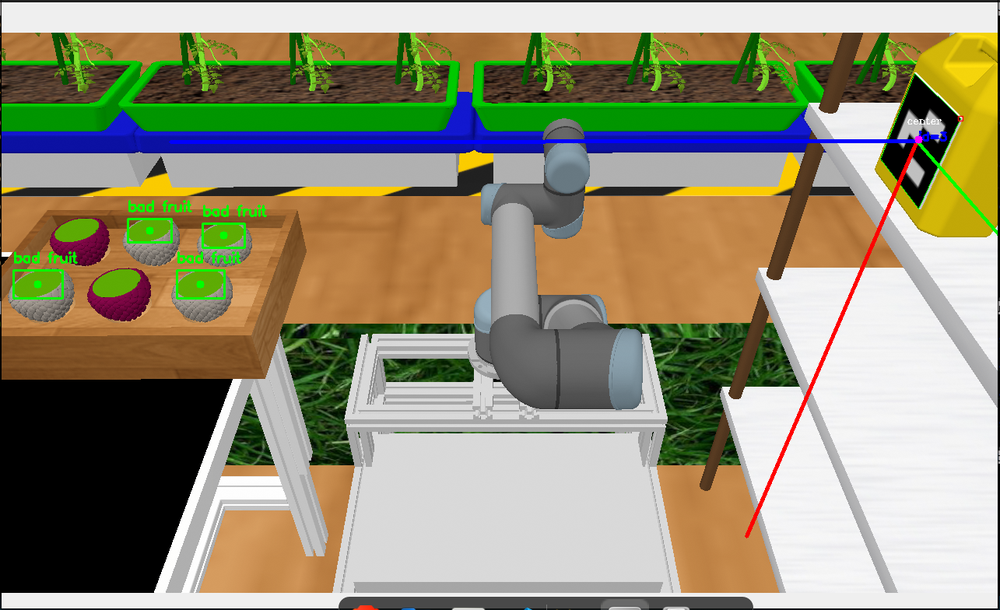
#> input picture nav2/nav2/image.png, 1000 x 610 px, shrunk from 1285 x 784 before the run, found by its file name
$ python tracker.py
#> lines starting #> are read from the running program, lines starting #| are printed output that depends on the picture; after the words box and inside, x2 and y2 are one past the last pixel; in counts of white or black regions, pixels touching at a corner belong together
import cv2
import numpy as np

def nothing(x):
    pass

# ==== Change this path to your image ====
image_path = "nav2/nav2/image.png"   # relative path
frame = cv2.imread(image_path)
#> frame is the input picture: shape (610, 1000, 3); mean B, G, R 116.5, 143.3, 147.5

if frame is None:
    print("Error: Could not read image from", image_path)
    exit()

# Create a window for trackbars
cv2.namedWindow("Trackbars")

# Trackbars for lower HSV
cv2.createTrackbar("LH", "Trackbars", 0, 179, nothing)
#> slider 'LH' is set to 35
cv2.createTrackbar("LS", "Trackbars", 0, 255, nothing)
#> slider 'LS' is set to 51
cv2.createTrackbar("LV", "Trackbars", 0, 255, nothing)
#> slider 'LV' is set to 51

# Trackbars for upper HSV
cv2.createTrackbar("UH", "Trackbars", 179, 179, nothing)
cv2.createTrackbar("US", "Trackbars", 255, 255, nothing)
cv2.createTrackbar("UV", "Trackbars", 255, 255, nothing)

while True:
    # Convert to HSV
    hsv = cv2.cvtColor(frame, cv2.COLOR_BGR2HSV)
#> hsv: shape (610, 1000, 3); mean H, S, V 32.2, 88.8, 165

    # Get trackbar positions
    l_h = cv2.getTrackbarPos("LH", "Trackbars")
    l_s = cv2.getTrackbarPos("LS", "Trackbars")
    l_v = cv2.getTrackbarPos("LV", "Trackbars")
    u_h = cv2.getTrackbarPos("UH", "Trackbars")
    u_s = cv2.getTrackbarPos("US", "Trackbars")
    u_v = cv2.getTrackbarPos("UV", "Trackbars")

    # Lower and upper bounds
    lower_bound = np.array([l_h, l_s, l_v])
    upper_bound = np.array([u_h, u_s, u_v])

    # Mask and result
    mask = cv2.inRange(hsv, lower_bound, upper_bound)
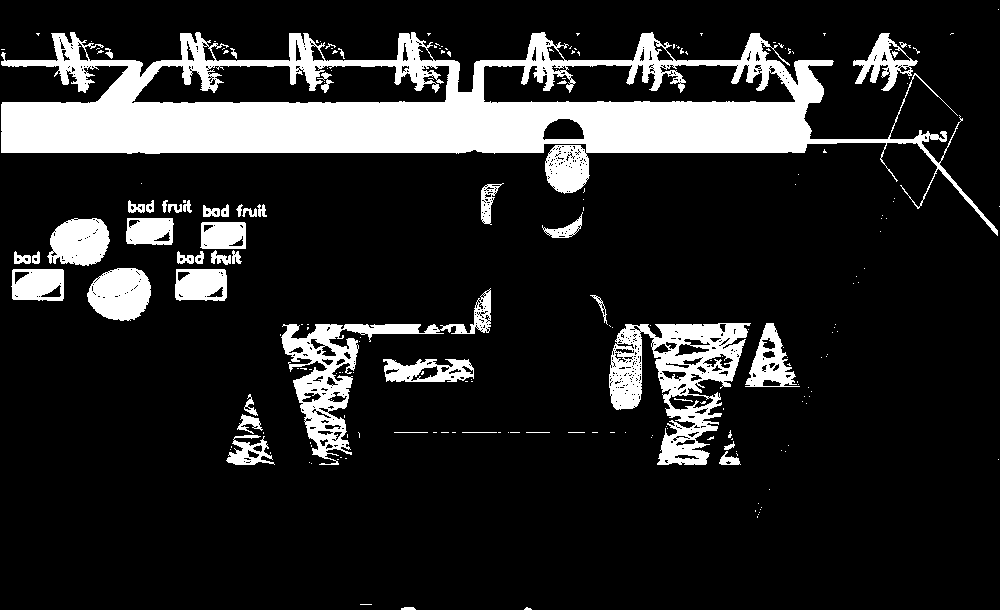
#> mask: shape (610, 1000); 15.3% white; 211 white regions (162 under 20 px), largest, box (x1, y1, x2, y2) and area: (1, 32, 998, 236) 59260, (609, 323, 751, 465) 8646, (281, 288, 491, 465) 6360
    result = cv2.bitwise_and(frame, frame, mask=mask)
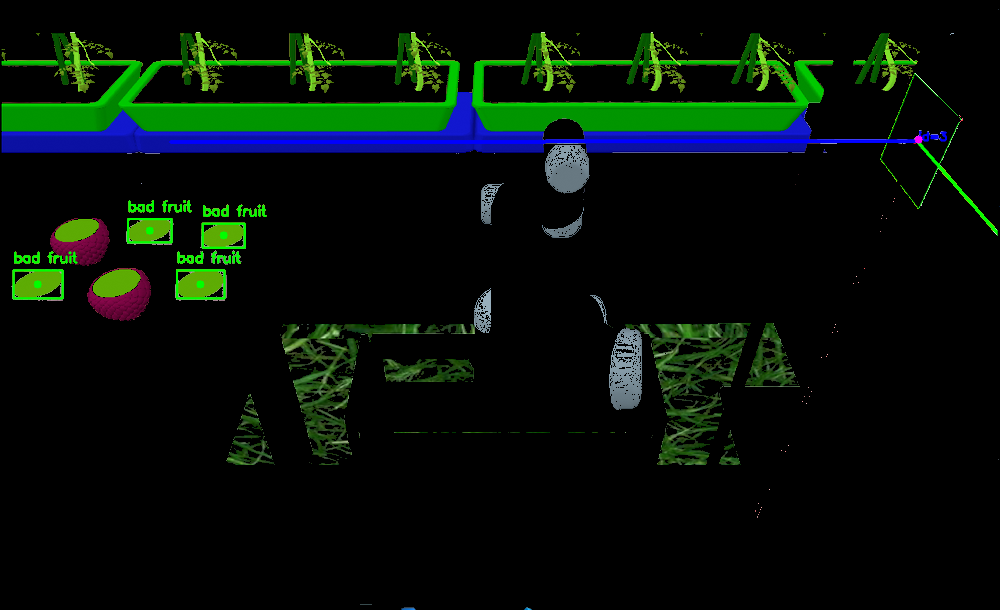
#> result: shape (610, 1000, 3); mean B, G, R 8.8, 16.5, 5.6

    # Show all three windows
    cv2.imshow("Mask", mask)
    cv2.imshow("Result", result)

    key = cv2.waitKey(1)
#> (key Esc is pressed here)
    if key == 27:  # ESC to exit
        break

cv2.destroyAllWindows()
